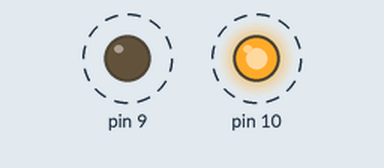
A sketch run on a simulated Arduino Uno, built with avr-gcc and run on an emulated ATmega328P. Shown: output pins drawn as LEDs (lit = HIGH). Dashed ring = blinking.

Above: at 0.2 s.
Timing chart, 0 to 3.0 s (numbered marks = the images above):
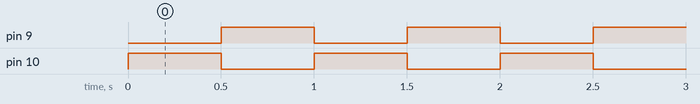

Measured:
- by itself, pin 9, pin 10: alternates HIGH for 0.50 s and LOW for 0.50 s

The sketch:

blink2leds.ino
```cpp
// Global variables
int intervaloPisca1 = 500;
int intervaloPisca2 = 500;

void setup() {
  // put your setup code here, to run once:
  pinMode(10, OUTPUT);
  pinMode( 9, OUTPUT);

}

void loop() {
  // put your main code here, to run repeatedly:

  digitalWrite(10, HIGH);
  digitalWrite( 9, LOW);
  delay(intervaloPisca1);

  digitalWrite(10, LOW);
  digitalWrite( 9, HIGH);
  delay(intervaloPisca2);

}
```
